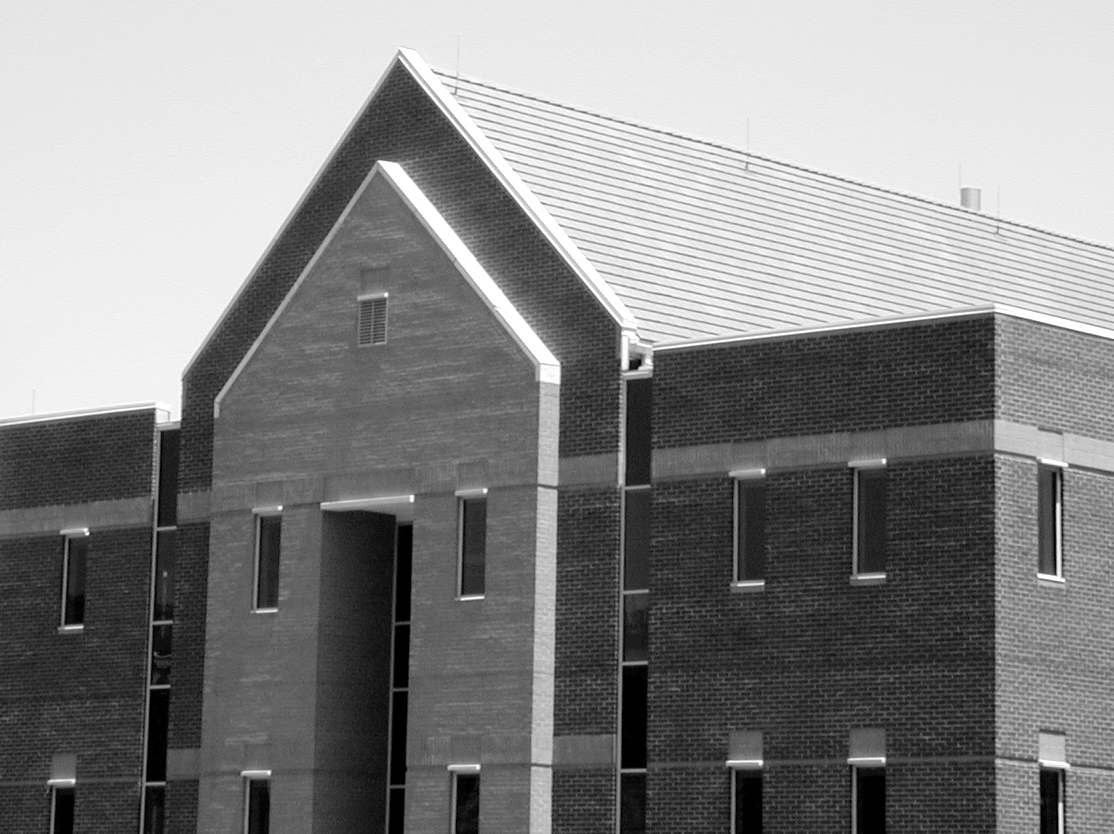
#> input picture Ext. de Caracteristicas/building.png, 1114 x 834 px
$ python e3.py
#> lines starting #> are read from the running program, lines starting #| are printed output that depends on the picture
import cv2
import numpy as np

img = cv2.imread('building.png')
#> img is the input picture: shape (834, 1114, 3); min 0, max 255, mean 133.3
gray = cv2.cvtColor(img, cv2.COLOR_BGR2GRAY)
img_gaussian = cv2.GaussianBlur(gray,(3,3),0)


kernelx = np.array([[1,1,1],[0,0,0],[-1,-1,-1]])
kernely = np.array([[-1,0,1],[-1,0,1],[-1,0,1]])
img_prewittx = cv2.filter2D(img_gaussian, -1, kernelx)
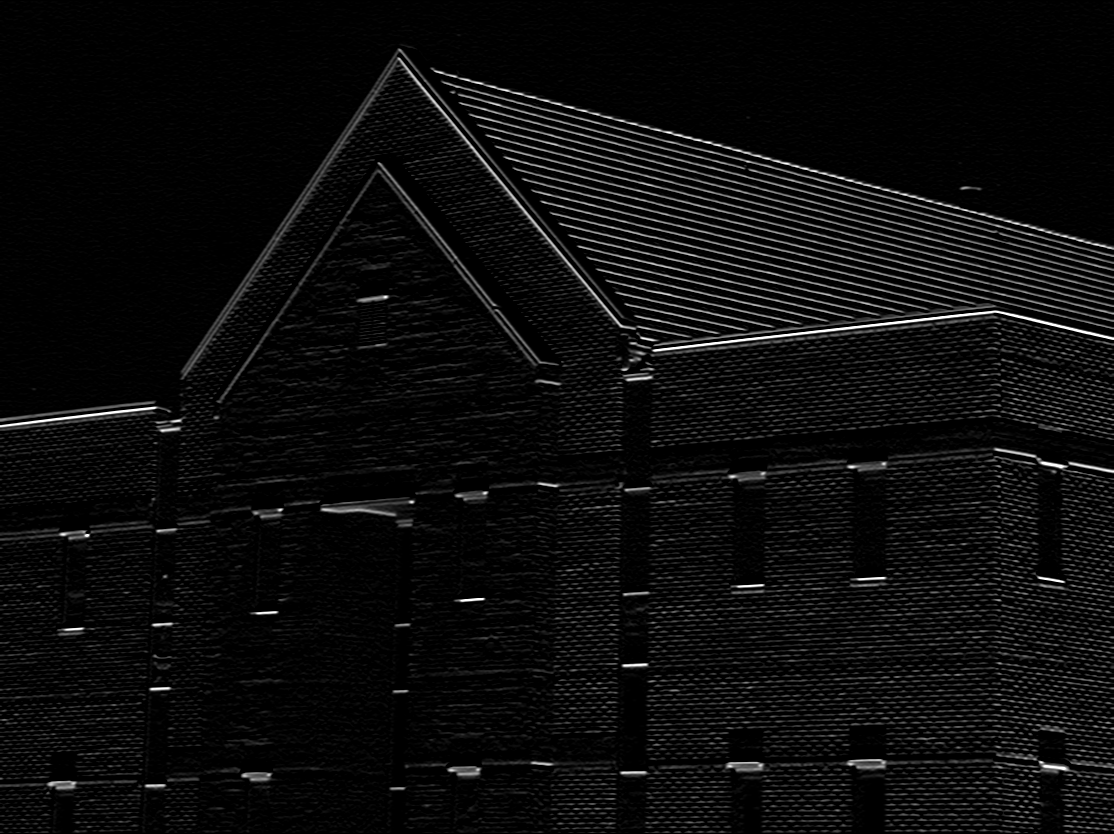
#> img_prewittx: shape (834, 1114); min 0, max 255, mean 12.3
img_prewitty = cv2.filter2D(img_gaussian, -1, kernely)
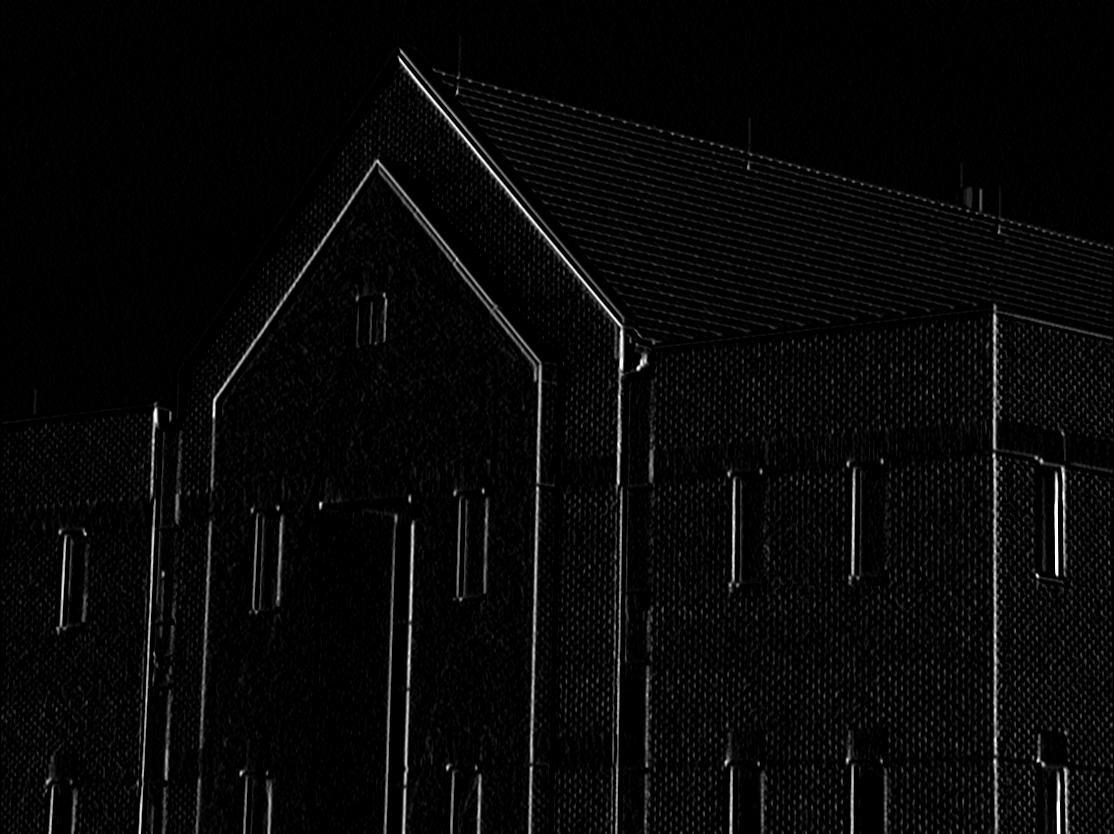
#> img_prewitty: shape (834, 1114); min 0, max 255, mean 7.7


cv2.imshow("Original Image", img)
cv2.imshow("Prewitt X", img_prewittx)
cv2.imshow("Prewitt Y", img_prewitty)
cv2.imshow("Prewitt", img_prewittx + img_prewitty)
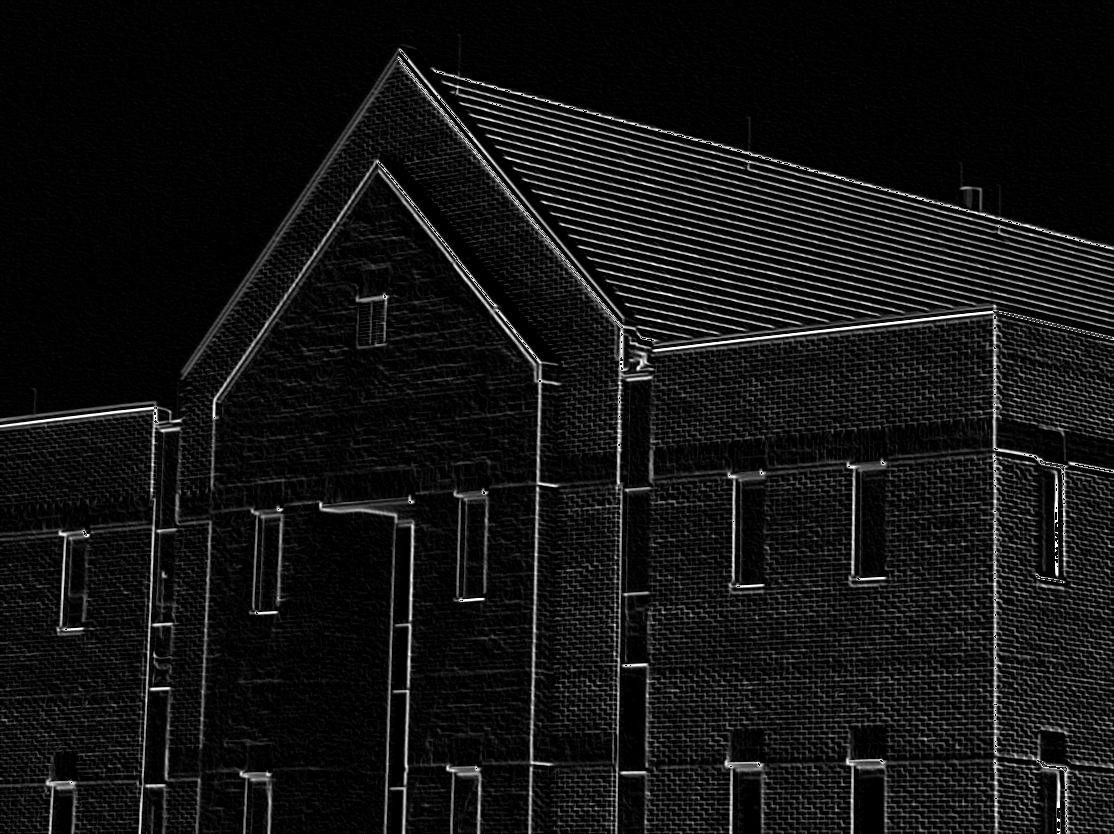
#> window 'Prewitt': shape (834, 1114); min 0, max 255, mean 19.4
cv2.waitKey(0)
cv2.destroyAllWindows()

$ run again, with Ext. de Caracteristicas/turbine.png copied over Ext. de Caracteristicas/building.png
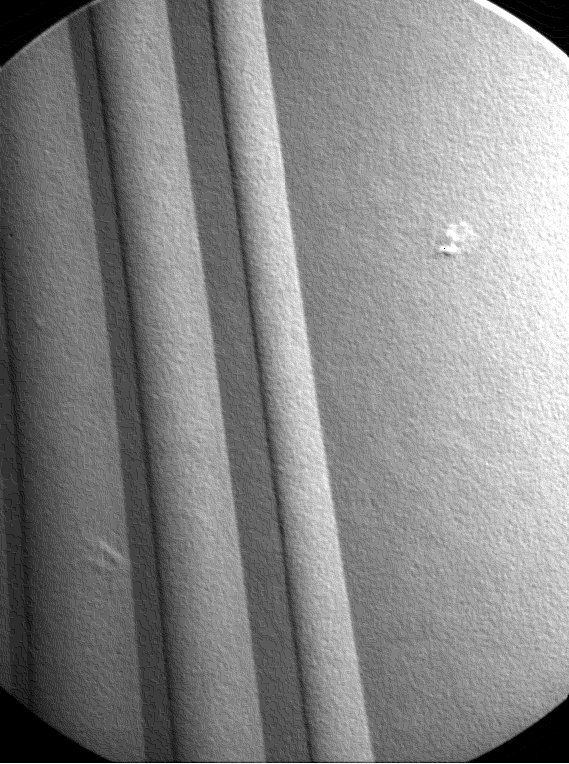
#> input picture Ext. de Caracteristicas/turbine.png, 569 x 764 px
#> img is the input picture: shape (764, 569, 3); min 0, max 255, mean 134.4
#> `img_prewittx = cv2.filter2D(img_gaussian, -1, kernelx)`:
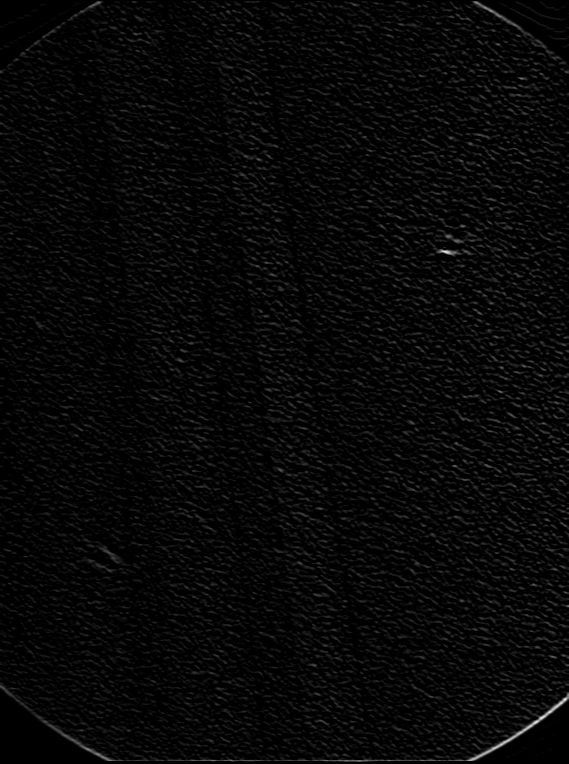
#> img_prewittx: shape (764, 569); min 0, max 231, mean 7.3
#> `cv2.imshow("Prewitt", img_prewittx + img_prewitty)`:
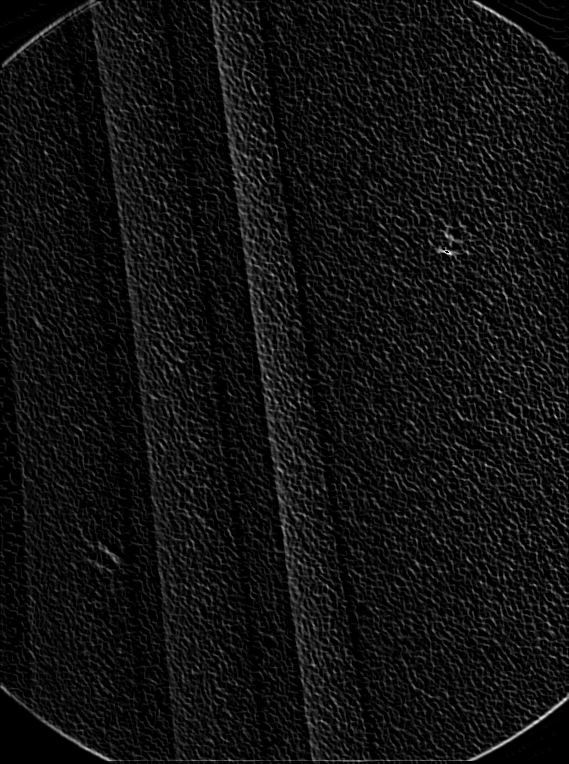
#> window 'Prewitt': shape (764, 569); min 0, max 249, mean 17.2
